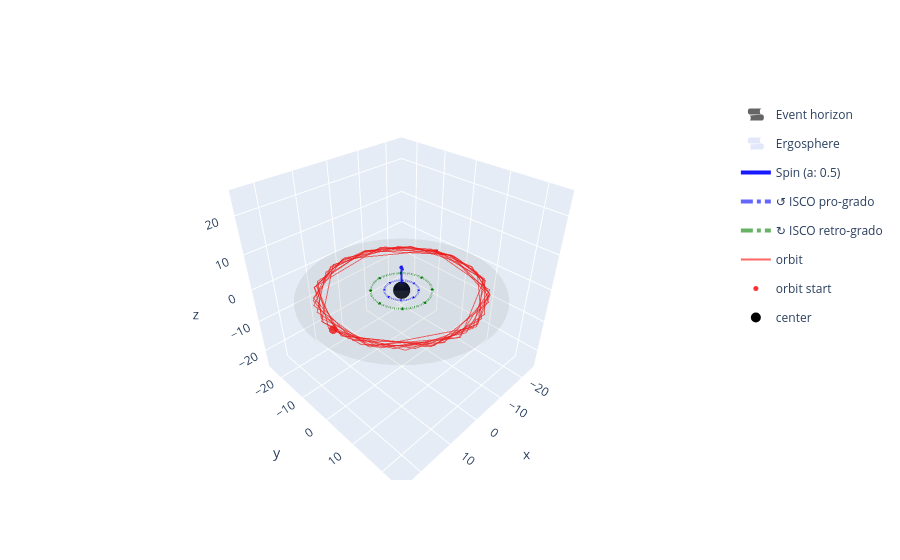

This figure's notebook cell:
### Code cell
taus = (0, 10*P)
path = kerr.geodesic.get_path(ics, taus, integrator="Radau")
from relatipy.visualization._3D.plot_black_hole import PlotKerr
plot = PlotKerr(kerr)
plot.add_path(path, label="orbit")
plot.plot().show()

# save ../figures/003-integradores_a_largo_plazo/orbit.png as plotly html
plot.plot().write_html("../figures/003-integradores_a_largo_plazo/orbit.html")

### Figure 1 — Plotly figure (JSON) as saved in the notebook; plotly's stock layout.template omitted (floating-point values rounded to 4 significant figures; data arrays with more than 128 entries replaced by an {"elided": "..."} marker saying what was removed)
{"data": [{"colorscale": [[0, "black"], [1, "black"]], "name": "Event horizon", "opacity": 0.6, "showlegend": true, "showscale": false, "type": "surface", "x": {"elided": "60x60 float values"}, "y": {"elided": "60x60 float values"}, "z": {"elided": "60x60 float values"}}, {"colorscale": [[0, "royalblue"], [1, "royalblue"]], "name": "Ergosphere", "opacity": 0.15, "showlegend": true, "showscale": false, "type": "surface", "x": {"elided": "60x60 float values"}, "y": {"elided": "60x60 float values"}, "z": {"elided": "60x60 float values"}}, {"legendgroup": "Spin (a: 0.5)", "line": {"color": "blue", "width": 4}, "mode": "lines", "name": "Spin (a: 0.5)", "opacity": 0.9, "showlegend": true, "type": "scatter3d", "x": [0, 0], "y": [0, 0], "z": [2, 7]}, {"legendgroup": "Spin (a: 0.5)", "line": {"color": "blue", "width": 4}, "mode": "lines", "opacity": 0.9, "showlegend": false, "type": "scatter3d", "x": [0, 0], "y": [0, 0.6], "z": [7, 6]}, {"legendgroup": "Spin (a: 0.5)", "line": {"color": "blue", "width": 4}, "mode": "lines", "opacity": 0.9, "showlegend": false, "type": "scatter3d", "x": [0, 0], "y": [0, -0.6], "z": [7, 6]}, {"legendgroup": "↺ ISCO pro-grado", "line": {"color": "blue", "dash": "dashdot", "width": 4}, "mode": "lines", "name": "↺ ISCO pro-grado", "opacity": 0.6, "type": "scatter3d", "x": [4.233, 4.227, 4.209, 4.18, 4.139, 4.086, 4.022, 3.947, 3.861, 3.764, 3.657, 3.539, 3.411, 3.274, 3.128, 2.973, 2.81, 2.639, 2.461, 2.276, 2.084, 1.887, 1.684, 1.477, 1.265, 1.051, 0.8327, 0.6125, 0.3906, 0.1676, -0.05587, -0.2792, -0.5017, -0.7228, -0.9419, -1.158, -1.372, -1.581, -1.786, -1.986, -2.181, -2.369, -2.551, -2.726, -2.893, -3.052, -3.202, -3.344, -3.476, -3.599, -3.712, -3.814, -3.905, -3.986, -4.056, -4.114, -4.161, -4.196, -4.22, -4.232, -4.232, -4.22, -4.196, -4.161, -4.114, -4.056, -3.986, -3.905, -3.814, -3.712, -3.599, -3.476, -3.344, -3.202, -3.052, -2.893, -2.726, -2.551, -2.369, -2.181, -1.986, -1.786, -1.581, -1.372, -1.158, -0.9419, -0.7228, -0.5017, -0.2792, -0.05587, 0.1676, 0.3906, 0.6125, 0.8327, 1.051, 1.265, 1.477, 1.684, 1.887, 2.084, 2.276, 2.461, 2.639, 2.81, 2.973, 3.128, 3.274, 3.411, 3.539, 3.657, 3.764, 3.861, 3.947, 4.022, 4.086, 4.139, 4.18, 4.209, 4.227, 4.233], "y": [0.0, 0.2234, 0.4462, 0.6677, 0.8874, 1.105, 1.319, 1.529, 1.735, 1.937, 2.133, 2.323, 2.506, 2.683, 2.852, 3.013, 3.166, 3.309, 3.444, 3.569, 3.684, 3.789, 3.884, 3.967, 4.039, 4.101, 4.15, 4.188, 4.215, 4.23, 4.233, 4.224, 4.203, 4.171, 4.127, 4.071, 4.005, 3.927, 3.838, 3.738, 3.628, 3.508, 3.378, 3.239, 3.09, 2.933, 2.768, 2.595, 2.415, 2.228, 2.035, 1.837, 1.633, 1.424, 1.212, 0.9963, 0.7778, 0.5571, 0.3349, 0.1117, -0.1117, -0.3349, -0.5571, -0.7778, -0.9963, -1.212, -1.424, -1.633, -1.837, -2.035, -2.228, -2.415, -2.595, -2.768, -2.933, -3.09, -3.239, -3.378, -3.508, -3.628, -3.738, -3.838, -3.927, -4.005, -4.071, -4.127, -4.171, -4.203, -4.224, -4.233, -4.23, -4.215, -4.188, -4.15, -4.101, -4.039, -3.967, -3.884, -3.789, -3.684, -3.569, -3.444, -3.309, -3.166, -3.013, -2.852, -2.683, -2.506, -2.323, -2.133, -1.937, -1.735, -1.529, -1.319, -1.105, -0.8874, -0.6677, -0.4462, -0.2234, -1.037e-15], "z": [0.0, 0.0, 0.0, 0.0, 0.0, 0.0, 0.0, 0.0, 0.0, 0.0, 0.0, 0.0, 0.0, 0.0, 0.0, 0.0, 0.0, 0.0, 0.0, 0.0, 0.0, 0.0, 0.0, 0.0, 0.0, 0.0, 0.0, 0.0, 0.0, 0.0, 0.0, 0.0, 0.0, 0.0, 0.0, 0.0, 0.0, 0.0, 0.0, 0.0, 0.0, 0.0, 0.0, 0.0, 0.0, 0.0, 0.0, 0.0, 0.0, 0.0, 0.0, 0.0, 0.0, 0.0, 0.0, 0.0, 0.0, 0.0, 0.0, 0.0, 0.0, 0.0, 0.0, 0.0, 0.0, 0.0, 0.0, 0.0, 0.0, 0.0, 0.0, 0.0, 0.0, 0.0, 0.0, 0.0, 0.0, 0.0, 0.0, 0.0, 0.0, 0.0, 0.0, 0.0, 0.0, 0.0, 0.0, 0.0, 0.0, 0.0, 0.0, 0.0, 0.0, 0.0, 0.0, 0.0, 0.0, 0.0, 0.0, 0.0, 0.0, 0.0, 0.0, 0.0, 0.0, 0.0, 0.0, 0.0, 0.0, 0.0, 0.0, 0.0, 0.0, 0.0, 0.0, 0.0, 0.0, 0.0, 0.0, 0.0]}, {"hoverinfo": "skip", "legendgroup": "↺ ISCO pro-grado", "line": {"color": "blue", "width": 4}, "mode": "lines", "opacity": 1, "showlegend": false, "type": "scatter3d", "x": [4.233, 4.081, null, 4.233, 4.385], "y": [0, -0.254, null, 0, -0.254], "z": [0, 0, null, 0, 0]}, {"hoverinfo": "skip", "legendgroup": "↺ ISCO pro-grado", "line": {"color": "blue", "width": 4}, "mode": "lines", "opacity": 1, "showlegend": false, "type": "scatter3d", "x": [2.993, 3.065, null, 2.993, 3.281], "y": [2.993, 2.706, null, 2.993, 2.921], "z": [0, 0, null, 0, 0]}, {"hoverinfo": "skip", "legendgroup": "↺ ISCO pro-grado", "line": {"color": "blue", "width": 4}, "mode": "lines", "opacity": 1, "showlegend": false, "type": "scatter3d", "x": [2.592e-16, 0.254, null, 2.592e-16, 0.254], "y": [4.233, 4.081, null, 4.233, 4.385], "z": [0, 0, null, 0, 0]}, {"hoverinfo": "skip", "legendgroup": "↺ ISCO pro-grado", "line": {"color": "blue", "width": 4}, "mode": "lines", "opacity": 1, "showlegend": false, "type": "scatter3d", "x": [-2.993, -2.706, null, -2.993, -2.921], "y": [2.993, 3.065, null, 2.993, 3.281], "z": [0, 0, null, 0, 0]}, {"hoverinfo": "skip", "legendgroup": "↺ ISCO pro-grado", "line": {"color": "blue", "width": 4}, "mode": "lines", "opacity": 1, "showlegend": false, "type": "scatter3d", "x": [-4.233, -4.081, null, -4.233, -4.385], "y": [5.184e-16, 0.254, null, 5.184e-16, 0.254], "z": [0, 0, null, 0, 0]}, {"hoverinfo": "skip", "legendgroup": "↺ ISCO pro-grado", "line": {"color": "blue", "width": 4}, "mode": "lines", "opacity": 1, "showlegend": false, "type": "scatter3d", "x": [-2.993, -3.065, null, -2.993, -3.281], "y": [-2.993, -2.706, null, -2.993, -2.921], "z": [0, 0, null, 0, 0]}, {"hoverinfo": "skip", "legendgroup": "↺ ISCO pro-grado", "line": {"color": "blue", "width": 4}, "mode": "lines", "opacity": 1, "showlegend": false, "type": "scatter3d", "x": [-7.776e-16, -0.254, null, -7.776e-16, -0.254], "y": [-4.233, -4.081, null, -4.233, -4.385], "z": [0, 0, null, 0, 0]}, {"hoverinfo": "skip", "legendgroup": "↺ ISCO pro-grado", "line": {"color": "blue", "width": 4}, "mode": "lines", "opacity": 1, "showlegend": false, "type": "scatter3d", "x": [2.993, 2.706, null, 2.993, 2.921], "y": [-2.993, -3.065, null, -2.993, -3.281], "z": [0, 0, null, 0, 0]}, {"legendgroup": "↻ ISCO retro-grado", "line": {"color": "green", "dash": "dashdot", "width": 4}, "mode": "lines", "name": "↻ ISCO retro-grado", "opacity": 0.6, "type": "scatter3d", "x": [7.555, 7.544, 7.513, 7.46, 7.387, 7.293, 7.179, 7.044, 6.891, 6.718, 6.526, 6.316, 6.088, 5.844, 5.583, 5.307, 5.015, 4.71, 4.392, 4.061, 3.72, 3.367, 3.006, 2.636, 2.258, 1.875, 1.486, 1.093, 0.697, 0.2991, -0.09972, -0.4982, -0.8954, -1.29, -1.681, -2.067, -2.448, -2.822, -3.188, -3.545, -3.892, -4.228, -4.553, -4.864, -5.163, -5.447, -5.715, -5.968, -6.204, -6.423, -6.624, -6.806, -6.97, -7.114, -7.238, -7.342, -7.426, -7.489, -7.531, -7.552, -7.552, -7.531, -7.489, -7.426, -7.342, -7.238, -7.114, -6.97, -6.806, -6.624, -6.423, -6.204, -5.968, -5.715, -5.447, -5.163, -4.864, -4.553, -4.228, -3.892, -3.545, -3.188, -2.822, -2.448, -2.067, -1.681, -1.29, -0.8954, -0.4982, -0.09972, 0.2991, 0.697, 1.093, 1.486, 1.875, 2.258, 2.636, 3.006, 3.367, 3.72, 4.061, 4.392, 4.71, 5.015, 5.307, 5.583, 5.844, 6.088, 6.316, 6.526, 6.718, 6.891, 7.044, 7.179, 7.293, 7.387, 7.46, 7.513, 7.544, 7.555], "y": [0.0, 0.3987, 0.7963, 1.192, 1.584, 1.971, 2.353, 2.729, 3.097, 3.456, 3.806, 4.145, 4.473, 4.788, 5.089, 5.377, 5.65, 5.906, 6.147, 6.37, 6.575, 6.763, 6.931, 7.08, 7.209, 7.318, 7.407, 7.475, 7.522, 7.549, 7.554, 7.538, 7.501, 7.444, 7.365, 7.266, 7.147, 7.008, 6.849, 6.671, 6.475, 6.261, 6.029, 5.78, 5.515, 5.235, 4.94, 4.632, 4.31, 3.977, 3.632, 3.278, 2.914, 2.542, 2.163, 1.778, 1.388, 0.9943, 0.5977, 0.1994, -0.1994, -0.5977, -0.9943, -1.388, -1.778, -2.163, -2.542, -2.914, -3.278, -3.632, -3.977, -4.31, -4.632, -4.94, -5.235, -5.515, -5.78, -6.029, -6.261, -6.475, -6.671, -6.849, -7.008, -7.147, -7.266, -7.365, -7.444, -7.501, -7.538, -7.554, -7.549, -7.522, -7.475, -7.407, -7.318, -7.209, -7.08, -6.931, -6.763, -6.575, -6.37, -6.147, -5.906, -5.65, -5.377, -5.089, -4.788, -4.473, -4.145, -3.806, -3.456, -3.097, -2.729, -2.353, -1.971, -1.584, -1.192, -0.7963, -0.3987, -1.85e-15], "z": [0.0, 0.0, 0.0, 0.0, 0.0, 0.0, 0.0, 0.0, 0.0, 0.0, 0.0, 0.0, 0.0, 0.0, 0.0, 0.0, 0.0, 0.0, 0.0, 0.0, 0.0, 0.0, 0.0, 0.0, 0.0, 0.0, 0.0, 0.0, 0.0, 0.0, 0.0, 0.0, 0.0, 0.0, 0.0, 0.0, 0.0, 0.0, 0.0, 0.0, 0.0, 0.0, 0.0, 0.0, 0.0, 0.0, 0.0, 0.0, 0.0, 0.0, 0.0, 0.0, 0.0, 0.0, 0.0, 0.0, 0.0, 0.0, 0.0, 0.0, 0.0, 0.0, 0.0, 0.0, 0.0, 0.0, 0.0, 0.0, 0.0, 0.0, 0.0, 0.0, 0.0, 0.0, 0.0, 0.0, 0.0, 0.0, 0.0, 0.0, 0.0, 0.0, 0.0, 0.0, 0.0, 0.0, 0.0, 0.0, 0.0, 0.0, 0.0, 0.0, 0.0, 0.0, 0.0, 0.0, 0.0, 0.0, 0.0, 0.0, 0.0, 0.0, 0.0, 0.0, 0.0, 0.0, 0.0, 0.0, 0.0, 0.0, 0.0, 0.0, 0.0, 0.0, 0.0, 0.0, 0.0, 0.0, 0.0, 0.0]}, {"hoverinfo": "skip", "legendgroup": "↻ ISCO retro-grado", "line": {"color": "green", "width": 4}, "mode": "lines", "opacity": 1, "showlegend": false, "type": "scatter3d", "x": [7.555, 7.827, null, 7.555, 7.283], "y": [0, 0.4533, null, 0, 0.4533], "z": [0, 0, null, 0, 0]}, {"hoverinfo": "skip", "legendgroup": "↻ ISCO retro-grado", "line": {"color": "green", "width": 4}, "mode": "lines", "opacity": 1, "showlegend": false, "type": "scatter3d", "x": [5.342, 5.214, null, 5.342, 4.829], "y": [5.342, 5.855, null, 5.342, 5.47], "z": [0, 0, null, 0, 0]}, {"hoverinfo": "skip", "legendgroup": "↻ ISCO retro-grado", "line": {"color": "green", "width": 4}, "mode": "lines", "opacity": 1, "showlegend": false, "type": "scatter3d", "x": [4.626e-16, -0.4533, null, 4.626e-16, -0.4533], "y": [7.555, 7.827, null, 7.555, 7.283], "z": [0, 0, null, 0, 0]}, {"hoverinfo": "skip", "legendgroup": "↻ ISCO retro-grado", "line": {"color": "green", "width": 4}, "mode": "lines", "opacity": 1, "showlegend": false, "type": "scatter3d", "x": [-5.342, -5.855, null, -5.342, -5.47], "y": [5.342, 5.214, null, 5.342, 4.829], "z": [0, 0, null, 0, 0]}, {"hoverinfo": "skip", "legendgroup": "↻ ISCO retro-grado", "line": {"color": "green", "width": 4}, "mode": "lines", "opacity": 1, "showlegend": false, "type": "scatter3d", "x": [-7.555, -7.827, null, -7.555, -7.283], "y": [9.252e-16, -0.4533, null, 9.252e-16, -0.4533], "z": [0, 0, null, 0, 0]}, {"hoverinfo": "skip", "legendgroup": "↻ ISCO retro-grado", "line": {"color": "green", "width": 4}, "mode": "lines", "opacity": 1, "showlegend": false, "type": "scatter3d", "x": [-5.342, -5.214, null, -5.342, -4.829], "y": [-5.342, -5.855, null, -5.342, -5.47], "z": [0, 0, null, 0, 0]}, {"hoverinfo": "skip", "legendgroup": "↻ ISCO retro-grado", "line": {"color": "green", "width": 4}, "mode": "lines", "opacity": 1, "showlegend": false, "type": "scatter3d", "x": [-1.388e-15, 0.4533, null, -1.388e-15, 0.4533], "y": [-7.555, -7.827, null, -7.555, -7.283], "z": [0, 0, null, 0, 0]}, {"hoverinfo": "skip", "legendgroup": "↻ ISCO retro-grado", "line": {"color": "green", "width": 4}, "mode": "lines", "opacity": 1, "showlegend": false, "type": "scatter3d", "x": [5.342, 5.855, null, 5.342, 5.47], "y": [-5.342, -5.214, null, -5.342, -4.829], "z": [0, 0, null, 0, 0]}, {"line": {"color": "red", "width": 2}, "mode": "lines", "name": "orbit", "opacity": 0.6, "type": "scatter3d", "x": [21.17, 21.17, 21.17, 21.16, 21.16, 20.64, 12.87, -0.8184, -17.8, -20.54, 1.074, 17.28, 20.38, 7.763, -6.619, -17.83, -21.44, -10.49, 14.35, 21.17, 18.41, 7.151, -12.97, -21.24, -14.63, 4.59, 21.24, 20.01, 10.04, -4.752, -19.48, -20.94, -16.17, -6.649, 12.37, 21.63, 14.69, -2.758, -18.13, -19.87, -10.9, 5.811, 18.95, 19.23, -1.738, -13.78, -20.7, -19.83, -5.832, 8.195, 19.94, 19.36, 3.495, -18.35, -21.5, -16.72, -5.675, 12.8, 20.57, 17.8, 3.833, -15.27, -19.98, -11.44, 1.365, 13.64, 21.14, 16.06, 1.442, -14.05, -21.5, -6.453, 5.656, 17.86, 21.03, 9.972, -2.317, -13.81, -20.59, -17.03, 0.2035, 14.56, 21.26, 9.315, -10.95, -18.38, -21.25, -20.37], "y": [1.296e-15, 0.0004258, 0.004684, 0.04727, 0.473, 4.692, 16.89, 21.35, 12.15, -6.854, -21.51, -12.55, 5.846, 19.7, 20.18, 11.78, -1.664, -18.93, -16.12, -3.464, 10.74, 19.96, 16.74, -1.823, -15.71, -21.13, -4.036, 7.945, 18.89, 20.71, 8.279, -3.236, -13.79, -20.3, -17.65, -0.969, 15.85, 21.28, 11.14, -7.311, -18.16, -20.48, -10.07, 9.88, 21.55, 16.55, 5.427, -7.723, -20.35, -19.53, -7.469, 9.25, 21.33, 11.44, -1.19, -13.36, -20.51, -16.87, -5.053, 11.68, 21.11, 15.31, -8.268, -18.23, -21.36, -16.33, 1.057, 13.82, 21.24, 16.2, -2.225, -20.64, -20.79, -11.79, 3.142, 18.67, 21.06, 16.17, 5.74, -13.23, -21.65, -15.98, 2.861, 19.1, 18.11, 10.53, 0.3294, -6.234], "z": [0.0, 0.0, 0.0, 0.0, 0.0, 0.0, 0.0, 0.0, 0.0, 0.0, -0.0, 0.0, 0.0, 0.0, 0.0, 0.0, 0.0, 0.0, 0.0, 0.0, 0.0, 0.0, 0.0, 0.0, 0.0, -0.0, 0.0, 0.0, 0.0, 0.0, 0.0, 0.0, -0.0, -0.0, -0.0, 0.0, 0.0, 0.0, 0.0, 0.0, -0.0, -0.0, 0.0, 0.0, 0.0, 0.0, 0.0, 0.0, 0.0, 0.0, 0.0, 0.0, 0.0, 0.0, 0.0, 0.0, -0.0, -0.0, 0.0, 0.0, 0.0, 0.0, -0.0, -0.0, -0.0, -0.0, 0.0, 0.0, 0.0, 0.0, 0.0, -0.0, -0.0, 0.0, 0.0, 0.0, 0.0, 0.0, 0.0, 0.0, -0.0, 0.0, 0.0, 0.0, 0.0, 0.0, 0.0, 0.0]}, {"marker": {"color": "red", "opacity": 0.8, "size": 5}, "mode": "markers", "name": "orbit start", "type": "scatter3d", "x": [21.17], "y": [1.296e-15], "z": [0]}, {"anchor": "tail", "colorscale": [[0, "red"], [1, "red"]], "name": "orbit end", "opacity": 0.8, "showscale": false, "sizemode": "absolute", "sizeref": 1.667, "type": "cone", "u": [0.06141], "v": [-0.2072], "w": [0], "x": [-20.37], "y": [-6.234], "z": [0]}, {"colorscale": [[0, "gray"], [1, "gray"]], "opacity": 0.08, "showscale": false, "type": "surface", "x": {"elided": "50x50 float values"}, "y": {"elided": "50x50 float values"}, "z": {"elided": "50x50 float values"}}, {"marker": {"color": "black", "opacity": 1, "size": 10}, "mode": "markers", "name": "center", "type": "scatter3d", "x": [0], "y": [0], "z": [0]}], "layout": {"scene": {"aspectmode": "cube", "xaxis": {"range": [-25.98, 25.98]}, "yaxis": {"range": [-25.98, 25.98]}, "zaxis": {"range": [-25.98, 25.98]}}}}
